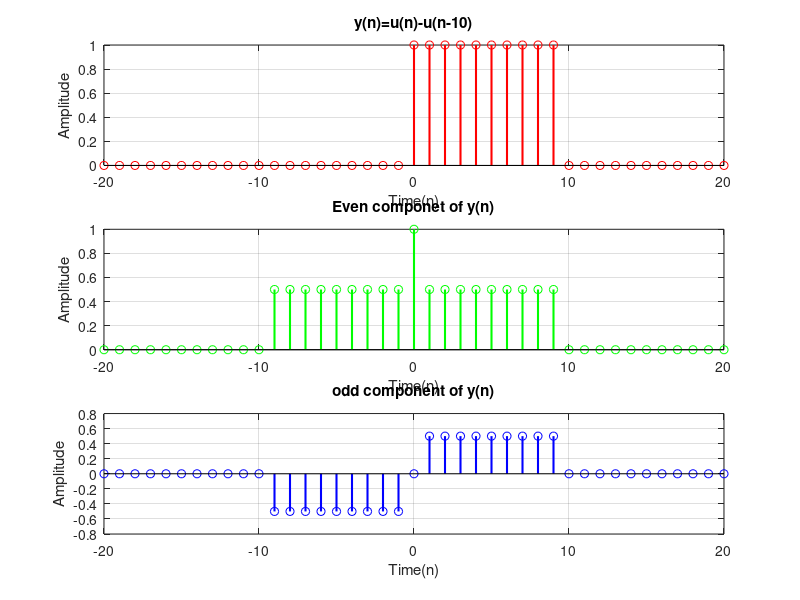

Here is the MATLAB script that generated this plot:
clear all;
close all;
clc;

n= -20:1:20;

u=[zeros(1,20),ones(1,21)];
u_shift=[zeros(1,30),ones(1,11)];  %u(n-10)
y=u-u_shift;

%even
y_e=(y+flip(y))/2;
%odd
y_o=(y-flip(y))/2;

%plot y
subplot(3,3,[1,2,3]);
stem(n,y,'r','LineWidth',1.5);
xlabel("Time(n)");
ylabel("Amplitude");
title("y(n)=u(n)-u(n-10)");
grid on;

%plot even component
subplot(3,3,[4,5,6]);
stem(n,y_e,'g','LineWidth',1.5 );
xlabel("Time(n)");
ylabel("Amplitude");
title("Even componet of y(n)");
grid on;

%plot odd component
subplot(3,3,[7,8,9]);
stem(n,y_o, 'b', 'LineWidth',1.5);
xlabel("Time(n)");
ylabel("Amplitude");
title("odd component of y(n)");
grid on;
